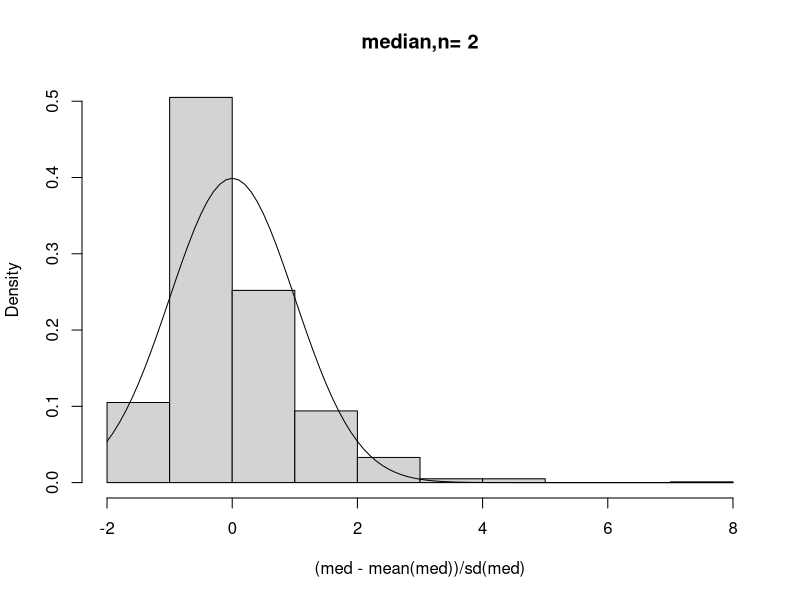
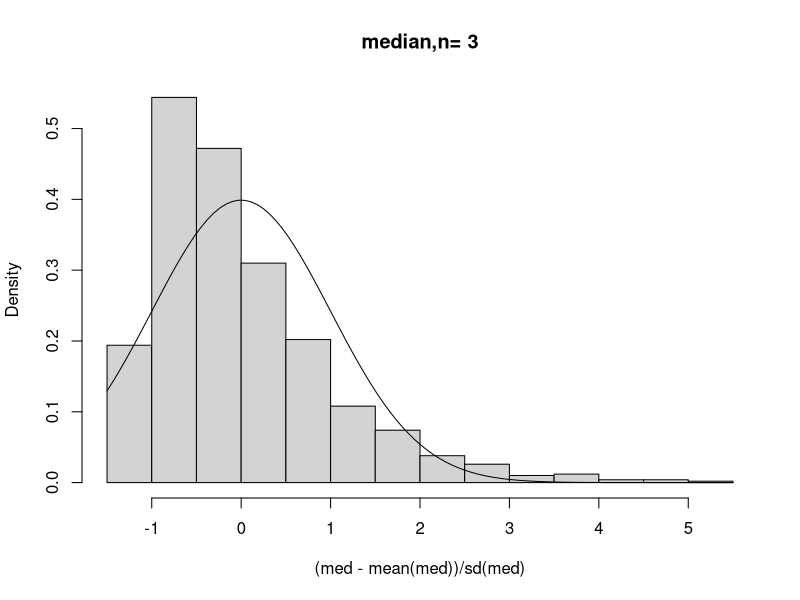
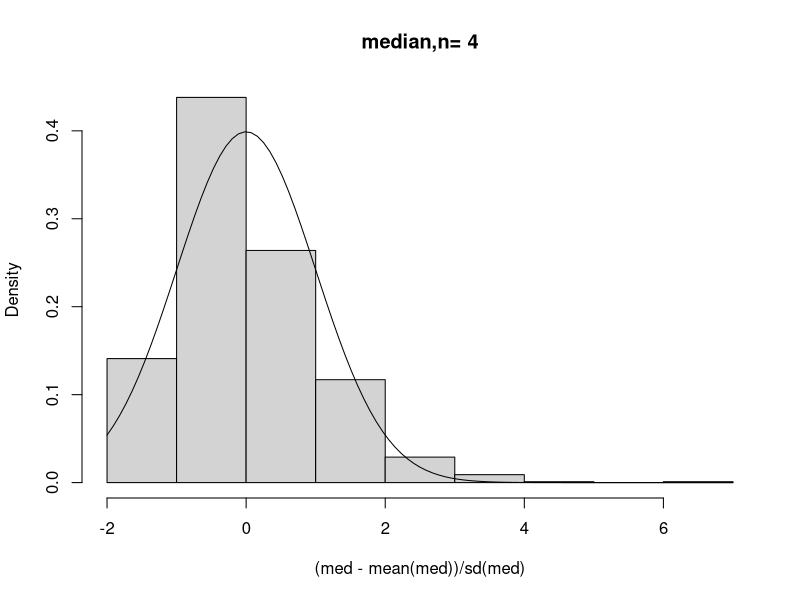
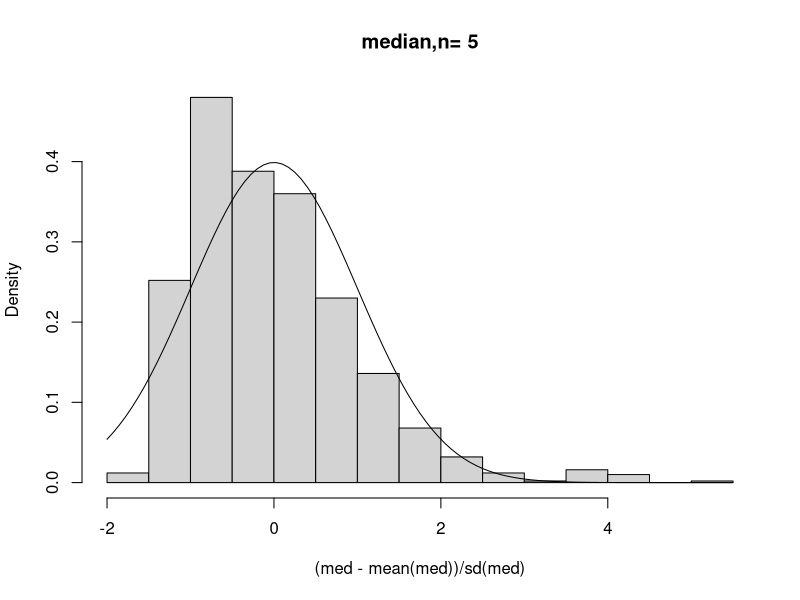
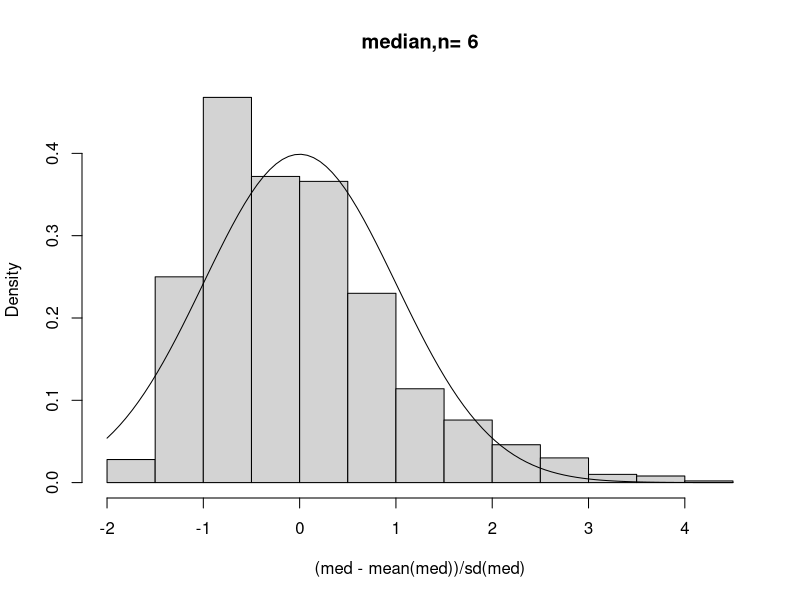
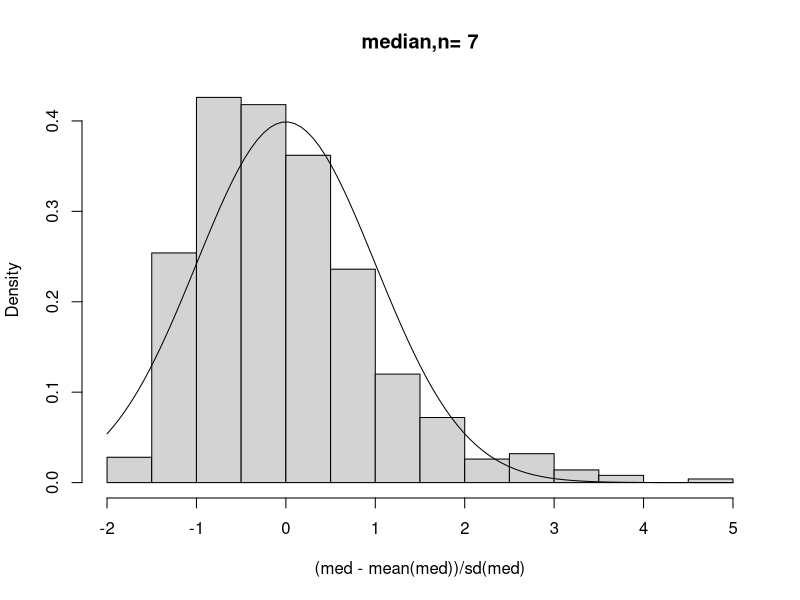
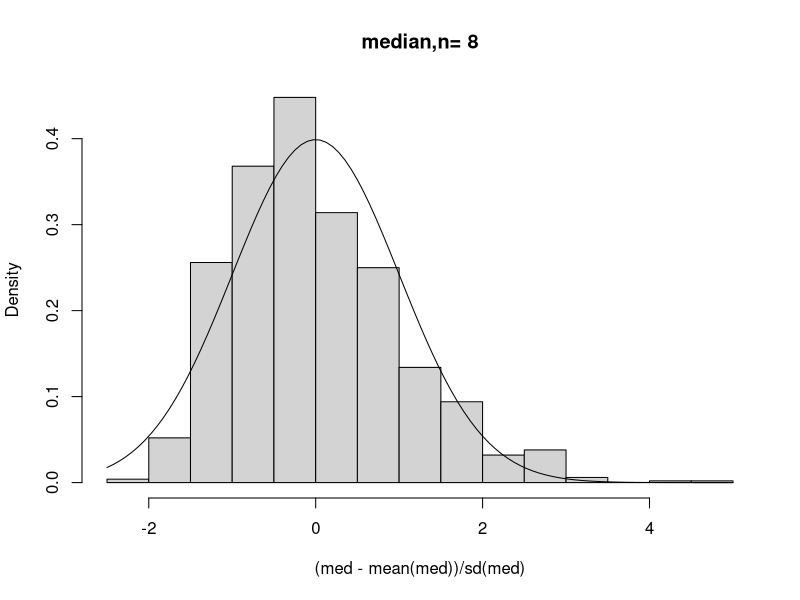
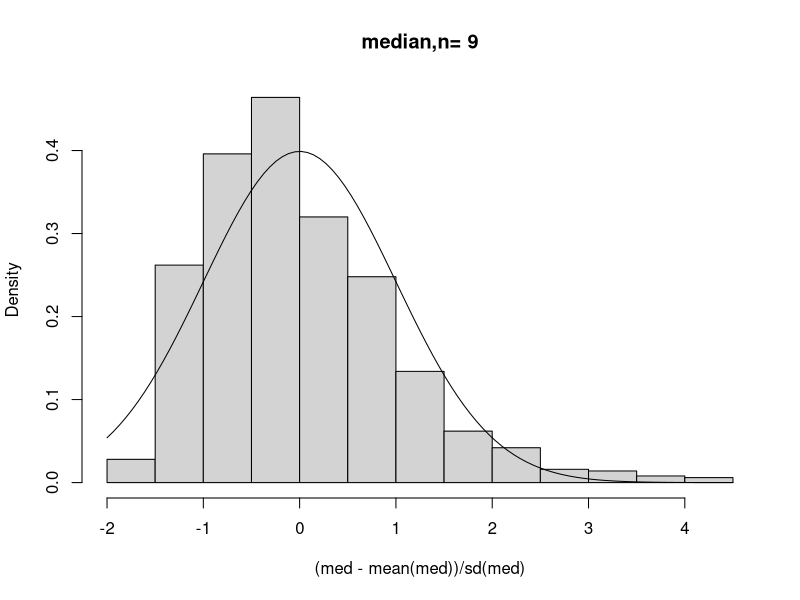

Write R code to recreate these figures, in order. (Note: a time limit stopped this script after it produced the figures.)
###     Choose the distribution

#####################################################################

## Exponential(rate=m)

m=1                    # Set the parameters
alpha= 0.05                     # Set the level of significance

# Median

r= 1000                         # Set number of samples to be taken
n=2
pv=0
while(pv<alpha)
{
  med=vector()
  for(i in 1:r)
    med[i]=median(rexp(n,m))
  pv=as.numeric(shapiro.test(med)[2])
  hist((med-mean(med))/sd(med),freq=F,main=paste("median,n=",n))
  curve(dnorm,add=T)
  n=n+1
}
n-1

# Quartile Deviation

r= 1000                         # Set number of samples to be taken
n=2
pv=0
while(pv<alpha)
{
  qd=vector()
  for(i in 1:r)
  {	
    x=rexp(n,m)
    qd[i]=(quantile(x,0.75)-quantile(x,0.25))/2
  }
  pv=as.numeric(shapiro.test(qd)[2])
  hist((qd-mean(qd))/sd(qd),freq=F,main=paste("QD,n=",n))
  curve(dnorm,add=T)
  n=n+1
}
n-1

# Coefficient of quarile deviation

r= 1000                         # Set number of samples to be taken
n=2
pv=0
while(pv<alpha)
{
  cqd=vector()
  for(i in 1:r)
  {	
    x=rexp(n,m)
    cqd[i]=as.numeric(((quantile(x,0.75)-quantile(x,0.25))/2)/median(x))
  }
  pv=as.numeric(shapiro.test(cqd)[2])
  hist((cqd-mean(cqd))/sd(cqd),freq=F,main=paste("Coeff. of QD,n=",n))
  curve(dnorm,add=T)
  n=n+1
}
n-1

# Bowley's measure of skewness

r= 1000                         # Set number of samples to be taken
n=2
pv=0
while(pv<alpha)
{
  sk=vector()
  for(i in 1:r)
  {	
    x=rexp(n,m)
    qd=as.numeric((quantile(x,0.75)-quantile(x,0.25))/2)
    sk[i]=as.numeric((quantile(x,0.75)+quantile(x,0.25)-2*median(x))/(2*qd))
  }
  pv=as.numeric(shapiro.test(sk)[2])
  hist((sk-mean(sk))/sd(sk),freq=F,main=paste("SK,n=",n))
  curve(dnorm,add=T)
  n=n+1
}
n-1

# Percentile measure of kurtosis

r=1000
n=2
pv=0
while(pv<alpha)
{
  kp=vector()
  for(i in 1:r)
  {
    x=rexp(n,m)
    qd=as.numeric((quantile(x,0.75)-quantile(x,0.25))/2)
    kp[i]=as.numeric(qd/(quantile(x,0.90)-quantile(x,0.10)))
  }
  pv=as.numeric(shapiro.test(kp)[2])
  hist((kp-mean(kp))/sd(kp),freq=F,main=paste("KP,n=",n))
  curve(dnorm,add=T)
  n=n+1
}
n-1


##############################################################################

## Lognormal(0,1)

alpha= 0.05                     # Set the level of significance

# Median

r= 1000                         # Set number of samples to be taken
n=2
pv=0
while(pv<alpha)
{
  med=vector()
  for(i in 1:r)
    med[i]=median(rlnorm(n))
  pv=as.numeric(shapiro.test(med)[2])
  hist((med-mean(med))/sd(med),freq=F,main=paste("med,n=",n))
  curve(dnorm,add=T)
  n=n+1
}
n-1

# Quartile Deviation

r= 1000                         # Set number of samples to be taken
n=2
pv=0
while(pv<alpha)
{
  qd=vector()
  for(i in 1:r)
  {	
    x=rlnorm(n)
    qd[i]=(quantile(x,0.75)-quantile(x,0.25))/2
  }
  pv=as.numeric(shapiro.test(qd)[2])
  hist((qd-mean(qd))/sd(qd),freq=F,main=paste("qd,n=",n))
  curve(dnorm,add=T)
  n=n+1
}
n-1

# Coefficient of quarile deviation

r= 1000                         # Set number of samples to be taken
n=2
pv=0
while(pv<alpha)
{
  cqd=vector()
  for(i in 1:r)
  {	
    x=rlnorm(n)
    cqd[i]=as.numeric(((quantile(x,0.75)-quantile(x,0.25))/2)/median(x))
  }
  pv=as.numeric(shapiro.test(cqd)[2])
  hist((cqd-mean(cqd))/sd(cqd),freq=F,main=paste("cqd,n=",n))
  curve(dnorm,add=T)
  n=n+1
}
n-1

# Bowley's measure of skewness

r= 1000                         # Set number of samples to be taken
n=2
pv=0
while(pv<alpha)
{
  sk=vector()
  for(i in 1:r)
  {	
    x=rlnorm(n)
    qd=as.numeric((quantile(x,0.75)-quantile(x,0.25))/2)
    sk[i]=as.numeric((quantile(x,0.75)+quantile(x,0.25)-2*median(x))/(2*qd))
  }
  pv=as.numeric(shapiro.test(sk)[2])
  hist((sk-mean(sk))/sd(sk),freq=F,main=paste("sk,n=",n))
  curve(dnorm,add=T)
  n=n+1
}
n-1

# Percentile measure of kurtosis

r=1000
n=2
pv=0
while(pv<alpha)
{
  kp=vector()
  for(i in 1:r)
  {
    x=rlnorm(n)
    qd=as.numeric((quantile(x,0.75)-quantile(x,0.25))/2)
    kp[i]=as.numeric(qd/(quantile(x,0.90)-quantile(x,0.10)))
  }
  pv=as.numeric(shapiro.test(kp)[2])
  hist((kp-mean(kp))/sd(kp),freq=F,main=paste("kp,n=",n))
  curve(dnorm,add=T)
  n=n+1
}
n-1


##############################################################################

## Cauchy distribution

alpha= 0.05                     # Set the level of significance

# Median

r= 1000                         # Set number of samples to be taken
n=2
pv=0
while(pv<alpha)
{
  med=vector()
  for(i in 1:r)
    med[i]=median(rcauchy(n))
  pv=as.numeric(shapiro.test(med)[2])
  hist((med-mean(med))/sd(med),freq=F,main=paste("med,n=",n))
  curve(dnorm,add=T)
  n=n+1
}
n-1

# Quartile Deviation

r= 1000                         # Set number of samples to be taken
n=2
pv=0
while(pv<alpha)
{
  qd=vector()
  for(i in 1:r)
  {	
    x=rcauchy(n)
    qd[i]=(quantile(x,0.75)-quantile(x,0.25))/2
  }
  pv=as.numeric(shapiro.test(qd)[2])
  hist((qd-mean(qd))/sd(qd),freq=F,main=paste("qd,n=",n))
  curve(dnorm,add=T)
  n=n+1
}
n-1

# Coefficient of quarile deviation

r= 1000                         # Set number of samples to be taken
n=2
pv=0
while(pv<alpha)
{
  cqd=vector()
  for(i in 1:r)
  {	
    x=rcauchy(n)
    cqd[i]=IQR(x)/(2*median(x))
  }
  pv=as.numeric(shapiro.test(cqd)[2])
  hist((cqd-mean(cqd))/sd(cqd),freq=F,main=paste("cqd,n=",n))
  curve(dnorm,add=T)
  n=n+1
}
n-1

# Bowley's measure of skewness

r= 1000                         # Set number of samples to be taken
n=2
pv=0
while(pv<alpha)
{
  sk=vector()
  for(i in 1:r)
  {	
    x=rcauchy(n)
    qd=as.numeric((quantile(x,0.75)-quantile(x,0.25))/2)
    sk[i]=as.numeric((quantile(x,0.75)+quantile(x,0.25)-2*median(x))/(2*qd))
  }
  pv=as.numeric(shapiro.test(sk)[2])
  hist((sk-mean(sk))/sd(sk),freq=F,main=paste("sk,n=",n))
  curve(dnorm,add=T)
  n=n+1
}
n-1

# Percentile measure of kurtosis

r=1000
n=2
pv=0
while(pv<alpha)
{
  kp=vector()
  for(i in 1:r)
  {
    x=rcauchy(n)
    qd=as.numeric((quantile(x,0.75)-quantile(x,0.25))/2)
    kp[i]=as.numeric(qd/(quantile(x,0.90)-quantile(x,0.10)))
  }
  pv=as.numeric(shapiro.test(kp)[2])
  hist((kp-mean(kp))/sd(kp),freq=F,main=paste("kp,n=",n))
  curve(dnorm,add=T)
  n=n+1
}
n-1

##############################################################################

## Normal distribution

alpha= 0.05                     # Set the level of significance

# Median

r= 1000                         # Set number of samples to be taken
n=2
pv=0
while(pv<alpha)
{
  med=vector()
  for(i in 1:r)
    med[i]=median(rnorm(n))
  pv=as.numeric(shapiro.test(med)[2])
  hist((med-mean(med))/sd(med),freq=F,main=paste("med,n=",n))
  curve(dnorm,add=T)
  n=n+1
}
n-1

# Quartile Deviation

r= 1000                         # Set number of samples to be taken
n=2
pv=0
while(pv<alpha)
{
  qd=vector()
  for(i in 1:r)
  {	
    x=rnorm(n)
    qd[i]=(quantile(x,0.75)-quantile(x,0.25))/2
  }
  pv=as.numeric(shapiro.test(qd)[2])
  hist((qd-mean(qd))/sd(qd),freq=F,main=paste("qd,n=",n))
  curve(dnorm,add=T)
  n=n+1
}
n-1

# Coefficient of quarile deviation

r= 1000                         # Set number of samples to be taken
n=2
pv=0
while(pv<alpha)
{
  cqd=vector()
  for(i in 1:r)
  {	
    x=rnorm(n)
    cqd[i]=IQR(x)/(2*median(x))
  }
  pv=as.numeric(shapiro.test(cqd)[2])
  hist((cqd-mean(cqd))/sd(cqd),freq=F,main=paste("cqd,n=",n))
  curve(dnorm,add=T)
  n=n+1
}
n-1

# Bowley's measure of skewness

r= 1000                         # Set number of samples to be taken
n=2
pv=0
while(pv<alpha)
{
  sk=vector()
  for(i in 1:r)
  {	
    x=rnorm(n)
    qd=as.numeric((quantile(x,0.75)-quantile(x,0.25))/2)
    sk[i]=as.numeric((quantile(x,0.75)+quantile(x,0.25)-2*median(x))/(2*qd))
  }
  pv=as.numeric(shapiro.test(sk)[2])
  hist((sk-mean(sk))/sd(sk),freq=F,main=paste("sk,n=",n))
  curve(dnorm,add=T)
  n=n+1
}
n-1

# Percentile measure of kurtosis

r=1000
n=2
pv=0
while(pv<alpha)
{
  kp=vector()
  for(i in 1:r)
  {
    x=rnorm(n)
    qd=as.numeric((quantile(x,0.75)-quantile(x,0.25))/2)
    kp[i]=as.numeric(qd/(quantile(x,0.90)-quantile(x,0.10)))
  }
  pv=as.numeric(shapiro.test(kp)[2])
  hist((kp-mean(kp))/sd(kp),freq=F,main=paste("kp,n=",n))
  curve(dnorm,add=T)
  n=n+1
}
n-1

##############################################################################

## Beta distribution

alpha= 0.05                     # Set the level of significance

# Median

r= 1000                         # Set number of samples to be taken
n=2
pv=0
while(pv<alpha)
{
  med=vector()
  for(i in 1:r)
    med[i]=median(rbeta(n,2,5))
  pv=as.numeric(shapiro.test(med)[2])
  hist((med-mean(med))/sd(med),freq=F,main=paste("med,n=",n))
  curve(dnorm,add=T)
  n=n+1
}
n-1

# Quartile Deviation

r= 1000                         # Set number of samples to be taken
n=2
pv=0
while(pv<alpha)
{
  qd=vector()
  for(i in 1:r)
  {	
    x=rbeta(n,2,5)
    qd[i]=(quantile(x,0.75)-quantile(x,0.25))/2
  }
  pv=as.numeric(shapiro.test(qd)[2])
  hist((qd-mean(qd))/sd(qd),freq=F,main=paste("qd,n=",n))
  curve(dnorm,add=T)
  n=n+1
}
n-1

# Coefficient of quarile deviation

r= 1000                         # Set number of samples to be taken
n=2
pv=0
while(pv<alpha)
{
  cqd=vector()
  for(i in 1:r)
  {	
    x=rbeta(n,2,5)
    cqd[i]=IQR(x)/(2*median(x))
  }
  pv=as.numeric(shapiro.test(cqd)[2])
  hist((cqd-mean(cqd))/sd(cqd),freq=F,main=paste("cqd,n=",n))
  curve(dnorm,add=T)
  n=n+1
}
n-1

# Bowley's measure of skewness

r= 1000                         # Set number of samples to be taken
n=2
pv=0
while(pv<alpha)
{
  sk=vector()
  for(i in 1:r)
  {	
    x=rbeta(n,2,5)
    qd=as.numeric((quantile(x,0.75)-quantile(x,0.25))/2)
    sk[i]=as.numeric((quantile(x,0.75)+quantile(x,0.25)-2*median(x))/(2*qd))
  }
  pv=as.numeric(shapiro.test(sk)[2])
  hist((sk-mean(sk))/sd(sk),freq=F,main=paste("sk,n=",n))
  curve(dnorm,add=T)
  n=n+1
}
n-1

# Percentile measure of kurtosis

r=1000
n=2
pv=0
while(pv<alpha)
{
  kp=vector()
  for(i in 1:r)
  {
    x=rbeta(n,2,5)
    qd=as.numeric((quantile(x,0.75)-quantile(x,0.25))/2)
    kp[i]=as.numeric(qd/(quantile(x,0.90)-quantile(x,0.10)))
  }
  pv=as.numeric(shapiro.test(kp)[2])
  hist((kp-mean(kp))/sd(kp),freq=F,main=paste("kp,n=",n))
  curve(dnorm,add=T)
  n=n+1
}
n-1

##############################################################################

## Beta distribution

alpha= 0.05                     # Set the level of significance

# Median

r= 1000                         # Set number of samples to be taken
n=2
pv=0
while(pv<alpha)
{
  med=vector()
  for(i in 1:r)
    med[i]=median(rbeta(n,0.5,0.5))
  pv=as.numeric(shapiro.test(med)[2])
  hist((med-mean(med))/sd(med),freq=F,main=paste("med,n=",n))
  curve(dnorm,add=T)
  n=n+1
}
n-1

# Quartile Deviation

r= 1000                         # Set number of samples to be taken
n=2
pv=0
while(pv<alpha)
{
  qd=vector()
  for(i in 1:r)
  {	
    x=rbeta(n,0.5,0.5)
    qd[i]=(quantile(x,0.75)-quantile(x,0.25))/2
  }
  pv=as.numeric(shapiro.test(qd)[2])
  hist((qd-mean(qd))/sd(qd),freq=F,main=paste("qd,n=",n))
  curve(dnorm,add=T)
  n=n+1
}
n-1

# Coefficient of quarile deviation

r= 1000                         # Set number of samples to be taken
n=2
pv=0
while(pv<alpha)
{
  cqd=vector()
  for(i in 1:r)
  {	
    x=rbeta(n,0.5,0.5)
    cqd[i]=IQR(x)/(2*median(x))
  }
  pv=as.numeric(shapiro.test(cqd)[2])
  hist((cqd-mean(cqd))/sd(cqd),freq=F,main=paste("cqd,n=",n))
  curve(dnorm,add=T)
  n=n+1
}
n-1

# Bowley's measure of skewness

r= 1000                         # Set number of samples to be taken
n=2
pv=0
while(pv<alpha)
{
  sk=vector()
  for(i in 1:r)
  {	
    x=rbeta(n,0.5,0.5)
    qd=as.numeric((quantile(x,0.75)-quantile(x,0.25))/2)
    sk[i]=as.numeric((quantile(x,0.75)+quantile(x,0.25)-2*median(x))/(2*qd))
  }
  pv=as.numeric(shapiro.test(sk)[2])
  hist((sk-mean(sk))/sd(sk),freq=F,main=paste("sk,n=",n))
  curve(dnorm,add=T)
  n=n+1
}
n-1

# Percentile measure of kurtosis

r=1000
n=2
pv=0
while(pv<alpha)
{
  kp=vector()
  for(i in 1:r)
  {
    x=rbeta(n,0.5,0.5)
    qd=as.numeric((quantile(x,0.75)-quantile(x,0.25))/2)
    kp[i]=as.numeric(qd/(quantile(x,0.90)-quantile(x,0.10)))
  }
  pv=as.numeric(shapiro.test(kp)[2])
  hist((kp-mean(kp))/sd(kp),freq=F,main=paste("kp,n=",n))
  curve(dnorm,add=T)
  n=n+1
}
n-1

##############################################################################

## Beta distribution

alpha= 0.05                     # Set the level of significance

# Median

r= 1000                         # Set number of samples to be taken
n=2
pv=0
while(pv<alpha)
{
  med=vector()
  for(i in 1:r)
    med[i]=median(rbeta(n,2,2))
  pv=as.numeric(shapiro.test(med)[2])
  hist((med-mean(med))/sd(med),freq=F,main=paste("med,n=",n))
  curve(dnorm,add=T)
  n=n+1
}
n-1

# Quartile Deviation

r= 1000                         # Set number of samples to be taken
n=2
pv=0
while(pv<alpha)
{
  qd=vector()
  for(i in 1:r)
  {	
    x=rbeta(n,2,2)
    qd[i]=(quantile(x,0.75)-quantile(x,0.25))/2
  }
  pv=as.numeric(shapiro.test(qd)[2])
  hist((qd-mean(qd))/sd(qd),freq=F,main=paste("qd,n=",n))
  curve(dnorm,add=T)
  n=n+1
}
n-1

# Coefficient of quarile deviation

r= 1000                         # Set number of samples to be taken
n=2
pv=0
while(pv<alpha)
{
  cqd=vector()
  for(i in 1:r)
  {	
    x=rbeta(n,2,2)
    cqd[i]=IQR(x)/(2*median(x))
  }
  pv=as.numeric(shapiro.test(cqd)[2])
  hist((cqd-mean(cqd))/sd(cqd),freq=F,main=paste("cqd,n=",n))
  curve(dnorm,add=T)
  n=n+1
}
n-1

# Bowley's measure of skewness

r= 1000                         # Set number of samples to be taken
n=2
pv=0
while(pv<alpha)
{
  sk=vector()
  for(i in 1:r)
  {	
    x=rbeta(n,2,2)
    qd=as.numeric((quantile(x,0.75)-quantile(x,0.25))/2)
    sk[i]=as.numeric((quantile(x,0.75)+quantile(x,0.25)-2*median(x))/(2*qd))
  }
  pv=as.numeric(shapiro.test(sk)[2])
  hist((sk-mean(sk))/sd(sk),freq=F,main=paste("sk,n=",n))
  curve(dnorm,add=T)
  n=n+1
}
n-1

# Percentile measure of kurtosis

r=1000
n=2
pv=0
while(pv<alpha)
{
  kp=vector()
  for(i in 1:r)
  {
    x=rbeta(n,2,2)
    qd=as.numeric((quantile(x,0.75)-quantile(x,0.25))/2)
    kp[i]=as.numeric(qd/(quantile(x,0.90)-quantile(x,0.10)))
  }
  pv=as.numeric(shapiro.test(kp)[2])
  hist((kp-mean(kp))/sd(kp),freq=F,main=paste("kp,n=",n))
  curve(dnorm,add=T)
  n=n+1
}
n-1


##############################################################################

## Uniform distribution

alpha= 0.05                     # Set the level of significance

# Median

r= 1000                         # Set number of samples to be taken
n=2
pv=0
while(pv<alpha)
{
  med=vector()
  for(i in 1:r)
    med[i]=median(runif(n))
  pv=as.numeric(shapiro.test(med)[2])
  hist((med-mean(med))/sd(med),freq=F,main=paste("med,n=",n))
  curve(dnorm,add=T)
  n=n+1
}
n-1

# Quartile Deviation

r= 1000                         # Set number of samples to be taken
n=2
pv=0
while(pv<alpha)
{
  qd=vector()
  for(i in 1:r)
  {	
    x=runif(n)
    qd[i]=(quantile(x,0.75)-quantile(x,0.25))/2
  }
  pv=as.numeric(shapiro.test(qd)[2])
  hist((qd-mean(qd))/sd(qd),freq=F,main=paste("qd,n=",n))
  curve(dnorm,add=T)
  n=n+1
}
n-1

# Coefficient of quarile deviation

r= 1000                         # Set number of samples to be taken
n=2
pv=0
while(pv<alpha)
{
  cqd=vector()
  for(i in 1:r)
  {	
    x=runif(n)
    cqd[i]=IQR(x)/(2*median(x))
  }
  pv=as.numeric(shapiro.test(cqd)[2])
  hist((cqd-mean(cqd))/sd(cqd),freq=F,main=paste("cqd,n=",n))
  curve(dnorm,add=T)
  n=n+1
}
n-1

# Bowley's measure of skewness

r= 1000                         # Set number of samples to be taken
n=2
pv=0
while(pv<alpha)
{
  sk=vector()
  for(i in 1:r)
  {	
    x=runif(n)
    qd=as.numeric((quantile(x,0.75)-quantile(x,0.25))/2)
    sk[i]=as.numeric((quantile(x,0.75)+quantile(x,0.25)-2*median(x))/(2*qd))
  }
  pv=as.numeric(shapiro.test(sk)[2])
  hist((sk-mean(sk))/sd(sk),freq=F,main=paste("sk,n=",n))
  curve(dnorm,add=T)
  n=n+1
}
n-1

# Percentile measure of kurtosis

r=1000
n=2
pv=0
while(pv<alpha)
{
  kp=vector()
  for(i in 1:r)
  {
    x=runif(n)
    qd=as.numeric((quantile(x,0.75)-quantile(x,0.25))/2)
    kp[i]=as.numeric(qd/(quantile(x,0.90)-quantile(x,0.10)))
  }
  pv=as.numeric(shapiro.test(kp)[2])
  hist((kp-mean(kp))/sd(kp),freq=F,main=paste("kp,n=",n))
  curve(dnorm,add=T)
  n=n+1
}
n-1
